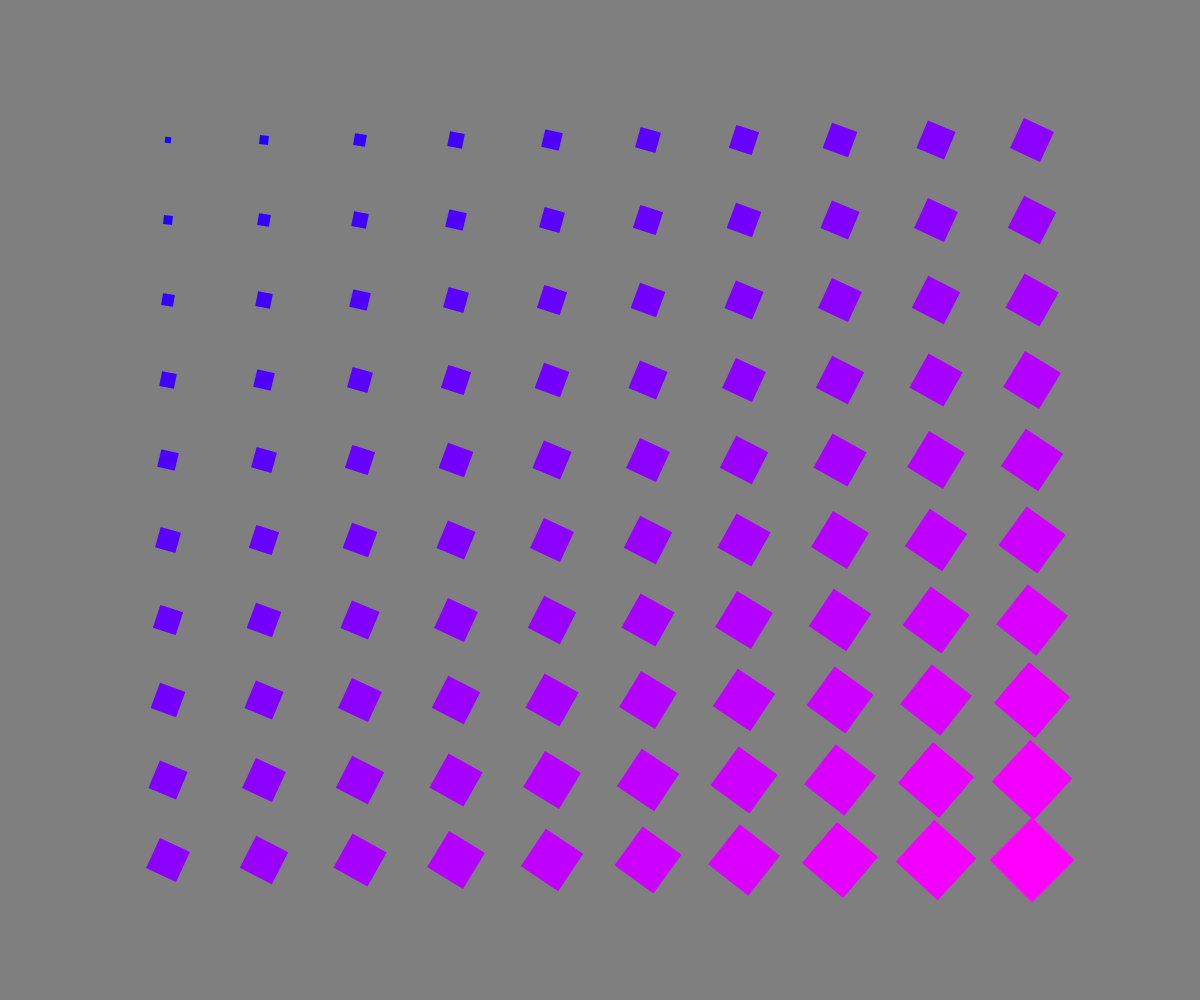
Frame 1 (no input)
Frame 60 (no input): identical to frame 1, image omitted
Frame 120 (the mouse pressed at the canvas centre since frame 60): identical to frame 1, image omitted

The p5.js sketch that drew this single still picture (run headless with seeded random() and noise() and a simulated clock; from frame 60 on, the mouse is pressed at the canvas centre):

// p5.js sketch
// ── sketch.js
/*

Week 2
Rows and Columns

*/

document.title = "W2 Rows and Columns";

function setup() {
  createCanvas(windowWidth, windowHeight);
}

function draw() {
  background(127);

  const rows = 10;
  const cols = 10;
  const targetSize = windowWidth / 20;
  const targetRotation = QUARTER_PI;

  const marginX = windowWidth / 10;
  const marginY = windowHeight / 10;
  const width = windowWidth - marginX * 2;
  const height = windowHeight - marginY * 2;
  const cellWidth = width / rows;
  const cellHeight = height / cols;

  for (let i = 1; i < rows + 1; i++) {
    const cellX = marginX + cellWidth * (i - 1); // top left

    for (let j = 1; j < cols + 1; j++) {
      const cellY = marginY + cellHeight * (j - 1);
      const value = (i / rows + j / cols) / 2; // 0 to 1

      push();
      // go from blue to magenta
      const magenta = color(255, 0, 255);
      const blue = color(0, 0, 255);
      noStroke();
      fill(lerpColor(blue, magenta, value));

      // origin starts  at the top left, so we need to do all this
      // set origin to the middle of the grid "cell"
      translate(cellX + cellWidth / 2, cellY + cellHeight / 2);
      rotate(value * targetRotation);

      // move back by half the drawn square size
      const squareSize = value * targetSize;
      square(-squareSize / 2, -squareSize / 2, squareSize);

      pop();

      /*
      // debug: show cells
      push();
      stroke(0, 255, 0);
      strokeWeight(2);
      rect(cellX, cellY, cellWidth, cellHeight);
      pop();
      */
    }
  }
}

// Events

function windowResized() {
  resizeCanvas(windowWidth, windowHeight);
}
